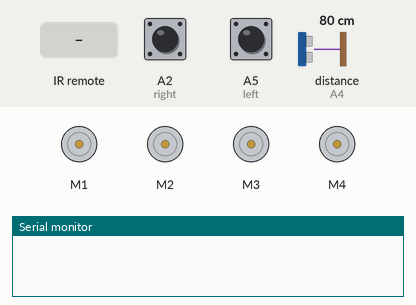
Simulated run of this sketch. Board: Arduino Uno, built with avr-gcc and run on an emulated ATmega328P. On the bench: 4 × DC motor (green arrow = forward, orange = backward, longer = faster), the last lines printed to the serial monitor. The inputs (shaded band) are chosen by the test bench; at power-on: distance to the obstacle (sensor on A4) 80 cm, A2 (right) HIGH, A5 (left) HIGH. The echo pulse lasts 58.3 µs per cm.

Above: at 1.2 s.
1.3 s: distance to the obstacle (sensor on A4) set to 22 cm
2.8 s: distance to the obstacle (sensor on A4) set to 18 cm
At 3.2 s:
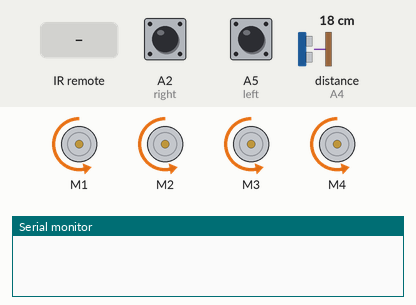
5.8 s: infrared code 0xFFFFFFFF received
8.8 s: distance to the obstacle (sensor on A4) set to 35 cm
At 10.0 s:
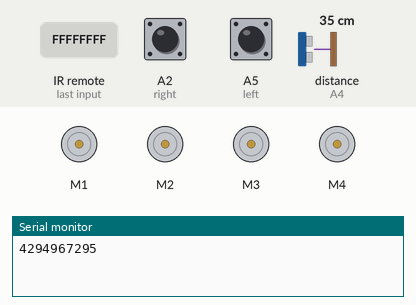
10.3 s: A2 (right) pulled LOW for 0.15 s
At 10.37 s:
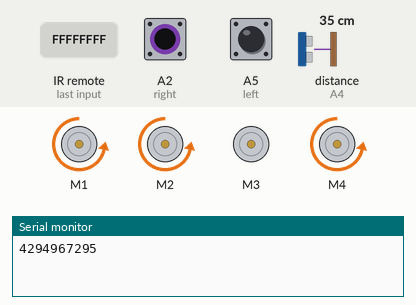
11.9 s: A5 (left) pulled LOW for 0.15 s
At 11.97 s:
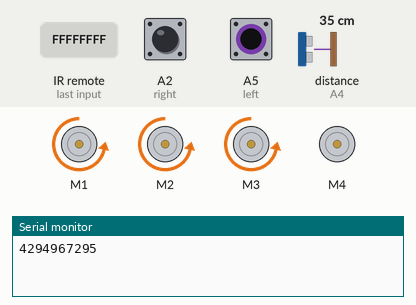
Timing chart, 0 to 14.5 s (numbered marks = the images above; inputs shaded):
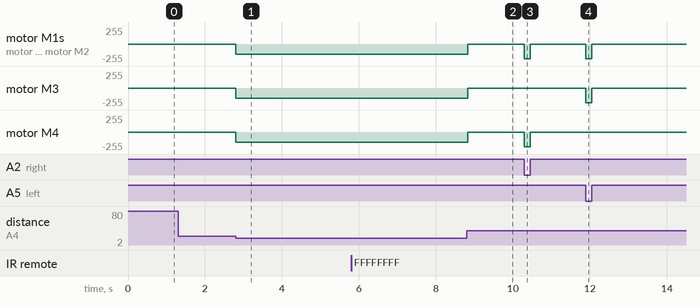

Measured:
- the behaviour switches between 21 and 20 cm on distance to the obstacle (sensor on A4) (found by bisection; images 0 and 1)
- after the input at 1.3 s, every drawn part: stays the same
- after the input at 2.8 s, motor M1–4: stopped → backward 150/255 at once
- after the input at 8.8 s, motor M1–4: backward 150/255 → stopped at once
- after the input at 10.3 s, motor M1, motor M2, motor M4: stopped → backward 220/255 at once, → stopped 0.15 s later
- after the input at 11.9 s, motor M1–3: stopped → backward 220/255 at once, → stopped 0.15 s later

The sketch:

botcar.ino
```cpp
#include <IRremote.hpp>
#include <AFMotor.h>
#include <IRremote.h>
#include <NewPing.h>

//defining pins and variables
#define left A5
#define right A2
#define irPin A1
#define trig A3
#define echo A4
#define max_distance 200

AF_DCMotor motor1(1, MOTOR12_1KHZ);
AF_DCMotor motor2(2, MOTOR12_1KHZ);
AF_DCMotor motor3(3, MOTOR34_1KHZ);
AF_DCMotor motor4(4, MOTOR34_1KHZ);

IRrecv IR(irPin);
decode_results result;

NewPing sonar(trig, echo, max_distance);

void setup() {
    Serial.begin(115200);

    pinMode(left, INPUT);
    pinMode(right, INPUT);
    IR.enableIRIn();
}

void loop() {
    int obstacleDistance = sonar.ping_cm();
    if (IR.decode(&result)) {
        Serial.println(result.value);

        if(result.value == 4294967295) {
            motor2.run(BACKWARD);
            motor1.run(BACKWARD);
            motor4.run(BACKWARD);
            motor3.run(BACKWARD);

            motor2.setSpeed(150);
            motor1.setSpeed(150);
            motor4.setSpeed(150);
            motor3.setSpeed(150);

            delay(500);

            motor1.run(RELEASE);
            motor2.run(RELEASE);
            motor3.run(RELEASE);
            motor4.run(RELEASE);
        }
        else {
            motor2.run(BACKWARD);
            motor1.run(BACKWARD);
            motor4.run(BACKWARD);
            motor3.run(BACKWARD);

            motor2.setSpeed(150);
            motor1.setSpeed(150);
            motor4.setSpeed(150);
            motor3.setSpeed(150);

            delay(500);

            motor1.run(RELEASE);
            motor2.run(RELEASE);
            motor3.run(RELEASE);
            motor4.run(RELEASE);
        }

        IR.resume();
    }


     if (obstacleDistance > 0 && obstacleDistance <= 20) {
        // If obstacle is within 20 cm, perform obstacle avoidance

        motor1.run(BACKWARD);
        motor2.run(BACKWARD);
        motor4.run(BACKWARD);
        motor3.run(BACKWARD);

        motor1.setSpeed(150);
        motor2.setSpeed(150);
        motor4.setSpeed(150);
        motor3.setSpeed(150);

        delay(500);

        motor1.run(RELEASE);
        motor2.run(RELEASE);
        motor3.run(RELEASE);
        motor4.run(RELEASE);
    }
    else {
        int leftValue = digitalRead(left);
        int rightValue = digitalRead(right);

        if(leftValue == LOW && rightValue == LOW) {
            motor2.run(BACKWARD);
            motor1.run(BACKWARD);
            motor4.run(BACKWARD);
            motor3.run(BACKWARD);

            motor2.setSpeed(100);
            motor1.setSpeed(100);
            motor4.setSpeed(100);
            motor3.setSpeed(100);
        }
        else if(leftValue == HIGH && rightValue == LOW) {
            motor2.run(BACKWARD);
            motor1.run(BACKWARD);
            motor4.run(BACKWARD);
            motor3.run(BACKWARD);

            motor2.setSpeed(220);
            motor1.setSpeed(220);
            motor4.setSpeed(220);
            motor3.setSpeed(0);
        }
        else if(leftValue == LOW && rightValue == HIGH) {
            motor2.run(BACKWARD);
            motor1.run(BACKWARD);
            motor4.run(BACKWARD);
            motor3.run(BACKWARD);

            motor2.setSpeed(220);
            motor1.setSpeed(220);
            motor4.setSpeed(0);
            motor3.setSpeed(220);
        }
        else {
            motor1.run(RELEASE);
            motor2.run(RELEASE);
            motor3.run(RELEASE);
            motor4.run(RELEASE);
        }
    }
}

  
```
